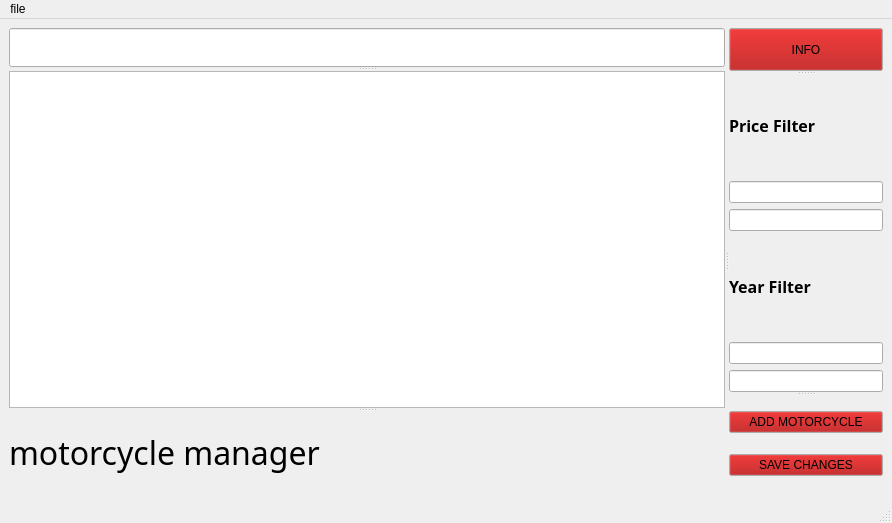
<?xml version="1.0" encoding="UTF-8"?>
<ui version="4.0">
 <class>MainWindow</class>
 <widget class="QMainWindow" name="MainWindow">
  <property name="geometry">
   <rect>
    <x>0</x>
    <y>0</y>
    <width>892</width>
    <height>523</height>
   </rect>
  </property>
  <property name="palette">
   <palette>
    <active>
     <colorrole role="Button">
      <brush brushstyle="SolidPattern">
       <color alpha="255">
        <red>170</red>
        <green>0</green>
        <blue>0</blue>
       </color>
      </brush>
     </colorrole>
    </active>
    <inactive>
     <colorrole role="Button">
      <brush brushstyle="SolidPattern">
       <color alpha="255">
        <red>170</red>
        <green>0</green>
        <blue>0</blue>
       </color>
      </brush>
     </colorrole>
    </inactive>
    <disabled>
     <colorrole role="Button">
      <brush brushstyle="SolidPattern">
       <color alpha="255">
        <red>170</red>
        <green>0</green>
        <blue>0</blue>
       </color>
      </brush>
     </colorrole>
    </disabled>
   </palette>
  </property>
  <property name="windowTitle">
   <string>MainWindow</string>
  </property>
  <property name="tabShape">
   <enum>QTabWidget::Triangular</enum>
  </property>
  <widget class="QWidget" name="centralwidget">
   <layout class="QVBoxLayout" name="verticalLayout_5">
    <item>
     <widget class="QSplitter" name="splitter_5">
      <property name="orientation">
       <enum>Qt::Horizontal</enum>
      </property>
      <widget class="QSplitter" name="splitter_4">
       <property name="orientation">
        <enum>Qt::Vertical</enum>
       </property>
       <widget class="QSplitter" name="splitter_2">
        <property name="orientation">
         <enum>Qt::Vertical</enum>
        </property>
        <widget class="QLineEdit" name="lineSearch">
         <property name="palette">
          <palette>
           <active>
            <colorrole role="PlaceholderText">
             <brush brushstyle="SolidPattern">
              <color alpha="128">
               <red>255</red>
               <green>255</green>
               <blue>255</blue>
              </color>
             </brush>
            </colorrole>
           </active>
           <inactive>
            <colorrole role="PlaceholderText">
             <brush brushstyle="SolidPattern">
              <color alpha="128">
               <red>255</red>
               <green>255</green>
               <blue>255</blue>
              </color>
             </brush>
            </colorrole>
           </inactive>
           <disabled>
            <colorrole role="PlaceholderText">
             <brush brushstyle="SolidPattern">
              <color alpha="128">
               <red>255</red>
               <green>255</green>
               <blue>255</blue>
              </color>
             </brush>
            </colorrole>
           </disabled>
          </palette>
         </property>
         <property name="placeholderText">
          <string>Search for a vehicle</string>
         </property>
        </widget>
        <widget class="QTableView" name="tableView"/>
       </widget>
       <widget class="QLabel" name="label_3">
        <property name="font">
         <font>
          <family>Niagara Engraved</family>
          <pointsize>24</pointsize>
          <bold>false</bold>
         </font>
        </property>
        <property name="text">
         <string>motorcycle manager                               </string>
        </property>
       </widget>
      </widget>
      <widget class="QSplitter" name="splitter_3">
       <property name="orientation">
        <enum>Qt::Vertical</enum>
       </property>
       <widget class="QPushButton" name="infoButton">
        <property name="text">
         <string>INFO</string>
        </property>
       </widget>
       <widget class="QSplitter" name="splitter">
        <property name="orientation">
         <enum>Qt::Vertical</enum>
        </property>
        <widget class="QWidget" name="layoutWidget">
         <layout class="QVBoxLayout" name="verticalLayout_4">
          <item>
           <layout class="QVBoxLayout" name="verticalLayout_2">
            <item>
             <widget class="QLabel" name="label">
              <property name="font">
               <font>
                <family>Segoe UI Variable Text Semibold</family>
                <pointsize>12</pointsize>
                <bold>true</bold>
               </font>
              </property>
              <property name="text">
               <string>Price Filter</string>
              </property>
             </widget>
            </item>
            <item>
             <widget class="QLineEdit" name="minPriceEdit">
              <property name="palette">
               <palette>
                <active>
                 <colorrole role="PlaceholderText">
                  <brush brushstyle="SolidPattern">
                   <color alpha="128">
                    <red>255</red>
                    <green>255</green>
                    <blue>255</blue>
                   </color>
                  </brush>
                 </colorrole>
                </active>
                <inactive>
                 <colorrole role="PlaceholderText">
                  <brush brushstyle="SolidPattern">
                   <color alpha="128">
                    <red>255</red>
                    <green>255</green>
                    <blue>255</blue>
                   </color>
                  </brush>
                 </colorrole>
                </inactive>
                <disabled>
                 <colorrole role="PlaceholderText">
                  <brush brushstyle="SolidPattern">
                   <color alpha="128">
                    <red>255</red>
                    <green>255</green>
                    <blue>255</blue>
                   </color>
                  </brush>
                 </colorrole>
                </disabled>
               </palette>
              </property>
              <property name="placeholderText">
               <string>min</string>
              </property>
             </widget>
            </item>
            <item>
             <widget class="QLineEdit" name="maxPriceEdit">
              <property name="palette">
               <palette>
                <active>
                 <colorrole role="PlaceholderText">
                  <brush brushstyle="SolidPattern">
                   <color alpha="128">
                    <red>255</red>
                    <green>255</green>
                    <blue>255</blue>
                   </color>
                  </brush>
                 </colorrole>
                </active>
                <inactive>
                 <colorrole role="PlaceholderText">
                  <brush brushstyle="SolidPattern">
                   <color alpha="128">
                    <red>255</red>
                    <green>255</green>
                    <blue>255</blue>
                   </color>
                  </brush>
                 </colorrole>
                </inactive>
                <disabled>
                 <colorrole role="PlaceholderText">
                  <brush brushstyle="SolidPattern">
                   <color alpha="128">
                    <red>255</red>
                    <green>255</green>
                    <blue>255</blue>
                   </color>
                  </brush>
                 </colorrole>
                </disabled>
               </palette>
              </property>
              <property name="text">
               <string/>
              </property>
              <property name="placeholderText">
               <string>max</string>
              </property>
             </widget>
            </item>
           </layout>
          </item>
          <item>
           <layout class="QVBoxLayout" name="verticalLayout_3">
            <item>
             <widget class="QLabel" name="label_2">
              <property name="font">
               <font>
                <family>Segoe UI Variable Text Semibold</family>
                <pointsize>12</pointsize>
                <bold>true</bold>
               </font>
              </property>
              <property name="text">
               <string>Year Filter</string>
              </property>
             </widget>
            </item>
            <item>
             <widget class="QLineEdit" name="minYearEdit">
              <property name="palette">
               <palette>
                <active>
                 <colorrole role="PlaceholderText">
                  <brush brushstyle="SolidPattern">
                   <color alpha="128">
                    <red>255</red>
                    <green>255</green>
                    <blue>255</blue>
                   </color>
                  </brush>
                 </colorrole>
                </active>
                <inactive>
                 <colorrole role="PlaceholderText">
                  <brush brushstyle="SolidPattern">
                   <color alpha="128">
                    <red>255</red>
                    <green>255</green>
                    <blue>255</blue>
                   </color>
                  </brush>
                 </colorrole>
                </inactive>
                <disabled>
                 <colorrole role="PlaceholderText">
                  <brush brushstyle="SolidPattern">
                   <color alpha="128">
                    <red>255</red>
                    <green>255</green>
                    <blue>255</blue>
                   </color>
                  </brush>
                 </colorrole>
                </disabled>
               </palette>
              </property>
              <property name="placeholderText">
               <string>min</string>
              </property>
             </widget>
            </item>
            <item>
             <widget class="QLineEdit" name="maxYearEdit">
              <property name="palette">
               <palette>
                <active>
                 <colorrole role="PlaceholderText">
                  <brush brushstyle="SolidPattern">
                   <color alpha="128">
                    <red>255</red>
                    <green>255</green>
                    <blue>255</blue>
                   </color>
                  </brush>
                 </colorrole>
                </active>
                <inactive>
                 <colorrole role="PlaceholderText">
                  <brush brushstyle="SolidPattern">
                   <color alpha="128">
                    <red>255</red>
                    <green>255</green>
                    <blue>255</blue>
                   </color>
                  </brush>
                 </colorrole>
                </inactive>
                <disabled>
                 <colorrole role="PlaceholderText">
                  <brush brushstyle="SolidPattern">
                   <color alpha="128">
                    <red>255</red>
                    <green>255</green>
                    <blue>255</blue>
                   </color>
                  </brush>
                 </colorrole>
                </disabled>
               </palette>
              </property>
              <property name="text">
               <string/>
              </property>
              <property name="placeholderText">
               <string>max</string>
              </property>
             </widget>
            </item>
           </layout>
          </item>
         </layout>
        </widget>
        <widget class="QWidget" name="layoutWidget">
         <layout class="QVBoxLayout" name="verticalLayout">
          <item>
           <widget class="QPushButton" name="addButton">
            <property name="text">
             <string>ADD MOTORCYCLE</string>
            </property>
           </widget>
          </item>
          <item>
           <widget class="QPushButton" name="pushButton">
            <property name="text">
             <string>SAVE CHANGES</string>
            </property>
           </widget>
          </item>
         </layout>
        </widget>
       </widget>
      </widget>
     </widget>
    </item>
   </layout>
  </widget>
  <widget class="QMenuBar" name="menubar">
   <property name="geometry">
    <rect>
     <x>0</x>
     <y>0</y>
     <width>892</width>
     <height>26</height>
    </rect>
   </property>
   <widget class="QMenu" name="menufile">
    <property name="title">
     <string>file</string>
    </property>
    <addaction name="actionOpen"/>
    <addaction name="actionAbout"/>
   </widget>
   <addaction name="menufile"/>
  </widget>
  <widget class="QStatusBar" name="statusbar"/>
  <action name="actionOpen">
   <property name="text">
    <string>Open</string>
   </property>
  </action>
  <action name="actionAbout">
   <property name="text">
    <string>About</string>
   </property>
  </action>
 </widget>
 <resources/>
 <connections/>
</ui>
